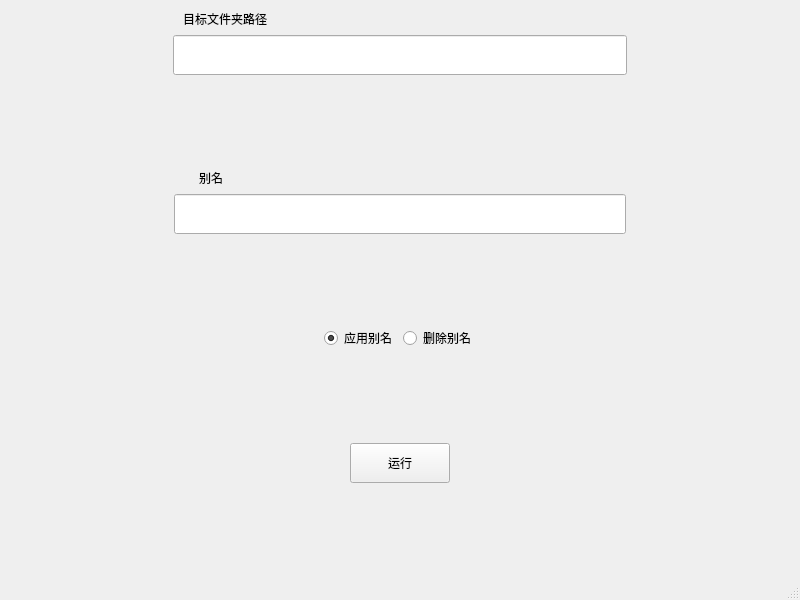
<?xml version="1.0" encoding="UTF-8"?>
<ui version="4.0">
 <class>MainWindow</class>
 <widget class="QMainWindow" name="MainWindow">
  <property name="geometry">
   <rect>
    <x>0</x>
    <y>0</y>
    <width>800</width>
    <height>600</height>
   </rect>
  </property>
  <property name="windowTitle">
   <string>MainWindow</string>
  </property>
  <widget class="QWidget" name="centralwidget">
   <layout class="QVBoxLayout" name="verticalLayout">
    <item>
     <layout class="QHBoxLayout" name="horizontalLayout_3">
      <item>
       <spacer name="horizontalSpacer_7">
        <property name="orientation">
         <enum>Qt::Horizontal</enum>
        </property>
        <property name="sizeHint" stdset="0">
         <size>
          <width>20</width>
          <height>20</height>
         </size>
        </property>
       </spacer>
      </item>
      <item>
       <widget class="QLabel" name="folder_dir_text">
        <property name="text">
         <string>目标文件夹路径</string>
        </property>
       </widget>
      </item>
      <item>
       <spacer name="horizontalSpacer_15">
        <property name="orientation">
         <enum>Qt::Horizontal</enum>
        </property>
        <property name="sizeHint" stdset="0">
         <size>
          <width>40</width>
          <height>20</height>
         </size>
        </property>
       </spacer>
      </item>
      <item>
       <spacer name="horizontalSpacer_14">
        <property name="orientation">
         <enum>Qt::Horizontal</enum>
        </property>
        <property name="sizeHint" stdset="0">
         <size>
          <width>40</width>
          <height>20</height>
         </size>
        </property>
       </spacer>
      </item>
      <item>
       <spacer name="horizontalSpacer_8">
        <property name="orientation">
         <enum>Qt::Horizontal</enum>
        </property>
        <property name="sizeHint" stdset="0">
         <size>
          <width>60</width>
          <height>20</height>
         </size>
        </property>
       </spacer>
      </item>
     </layout>
    </item>
    <item>
     <layout class="QHBoxLayout" name="horizontalLayout">
      <item>
       <spacer name="horizontalSpacer">
        <property name="orientation">
         <enum>Qt::Horizontal</enum>
        </property>
        <property name="sizeHint" stdset="0">
         <size>
          <width>40</width>
          <height>40</height>
         </size>
        </property>
       </spacer>
      </item>
      <item>
       <widget class="QLineEdit" name="folder_dir_input">
        <property name="minimumSize">
         <size>
          <width>454</width>
          <height>40</height>
         </size>
        </property>
       </widget>
      </item>
      <item>
       <spacer name="horizontalSpacer_2">
        <property name="orientation">
         <enum>Qt::Horizontal</enum>
        </property>
        <property name="sizeHint" stdset="0">
         <size>
          <width>40</width>
          <height>20</height>
         </size>
        </property>
       </spacer>
      </item>
     </layout>
    </item>
    <item>
     <spacer name="verticalSpacer_4">
      <property name="orientation">
       <enum>Qt::Vertical</enum>
      </property>
      <property name="sizeHint" stdset="0">
       <size>
        <width>20</width>
        <height>40</height>
       </size>
      </property>
     </spacer>
    </item>
    <item>
     <layout class="QHBoxLayout" name="horizontalLayout_4">
      <item>
       <spacer name="horizontalSpacer_5">
        <property name="orientation">
         <enum>Qt::Horizontal</enum>
        </property>
        <property name="sizeHint" stdset="0">
         <size>
          <width>40</width>
          <height>20</height>
         </size>
        </property>
       </spacer>
      </item>
      <item>
       <widget class="QLabel" name="nickname_text">
        <property name="text">
         <string>别名</string>
        </property>
       </widget>
      </item>
      <item>
       <spacer name="horizontalSpacer_16">
        <property name="orientation">
         <enum>Qt::Horizontal</enum>
        </property>
        <property name="sizeHint" stdset="0">
         <size>
          <width>40</width>
          <height>20</height>
         </size>
        </property>
       </spacer>
      </item>
      <item>
       <spacer name="horizontalSpacer_13">
        <property name="orientation">
         <enum>Qt::Horizontal</enum>
        </property>
        <property name="sizeHint" stdset="0">
         <size>
          <width>40</width>
          <height>20</height>
         </size>
        </property>
       </spacer>
      </item>
      <item>
       <spacer name="horizontalSpacer_6">
        <property name="orientation">
         <enum>Qt::Horizontal</enum>
        </property>
        <property name="sizeHint" stdset="0">
         <size>
          <width>40</width>
          <height>20</height>
         </size>
        </property>
       </spacer>
      </item>
     </layout>
    </item>
    <item>
     <layout class="QHBoxLayout" name="horizontalLayout_5">
      <item>
       <spacer name="horizontalSpacer_3">
        <property name="orientation">
         <enum>Qt::Horizontal</enum>
        </property>
        <property name="sizeHint" stdset="0">
         <size>
          <width>40</width>
          <height>20</height>
         </size>
        </property>
       </spacer>
      </item>
      <item>
       <widget class="QLineEdit" name="nickname_input">
        <property name="minimumSize">
         <size>
          <width>452</width>
          <height>40</height>
         </size>
        </property>
       </widget>
      </item>
      <item>
       <spacer name="horizontalSpacer_4">
        <property name="orientation">
         <enum>Qt::Horizontal</enum>
        </property>
        <property name="sizeHint" stdset="0">
         <size>
          <width>40</width>
          <height>20</height>
         </size>
        </property>
       </spacer>
      </item>
     </layout>
    </item>
    <item>
     <spacer name="verticalSpacer_3">
      <property name="orientation">
       <enum>Qt::Vertical</enum>
      </property>
      <property name="sizeHint" stdset="0">
       <size>
        <width>20</width>
        <height>40</height>
       </size>
      </property>
     </spacer>
    </item>
    <item>
     <layout class="QHBoxLayout" name="horizontalLayout_6">
      <item>
       <spacer name="horizontalSpacer_9">
        <property name="orientation">
         <enum>Qt::Horizontal</enum>
        </property>
        <property name="sizeHint" stdset="0">
         <size>
          <width>40</width>
          <height>20</height>
         </size>
        </property>
       </spacer>
      </item>
      <item>
       <layout class="QHBoxLayout" name="horizontalLayout_2">
        <item>
         <widget class="QRadioButton" name="replace_name_button">
          <property name="text">
           <string>应用别名</string>
          </property>
          <property name="checked">
           <bool>true</bool>
          </property>
          <property name="autoRepeat">
           <bool>true</bool>
          </property>
         </widget>
        </item>
        <item>
         <widget class="QRadioButton" name="delete_name_button">
          <property name="text">
           <string>删除别名</string>
          </property>
          <property name="autoRepeat">
           <bool>true</bool>
          </property>
         </widget>
        </item>
       </layout>
      </item>
      <item>
       <spacer name="horizontalSpacer_10">
        <property name="orientation">
         <enum>Qt::Horizontal</enum>
        </property>
        <property name="sizeHint" stdset="0">
         <size>
          <width>40</width>
          <height>20</height>
         </size>
        </property>
       </spacer>
      </item>
     </layout>
    </item>
    <item>
     <spacer name="verticalSpacer_5">
      <property name="orientation">
       <enum>Qt::Vertical</enum>
      </property>
      <property name="sizeHint" stdset="0">
       <size>
        <width>20</width>
        <height>40</height>
       </size>
      </property>
     </spacer>
    </item>
    <item>
     <layout class="QHBoxLayout" name="horizontalLayout_7">
      <item>
       <spacer name="horizontalSpacer_11">
        <property name="orientation">
         <enum>Qt::Horizontal</enum>
        </property>
        <property name="sizeHint" stdset="0">
         <size>
          <width>40</width>
          <height>40</height>
         </size>
        </property>
       </spacer>
      </item>
      <item>
       <widget class="QPushButton" name="run_button">
        <property name="minimumSize">
         <size>
          <width>100</width>
          <height>40</height>
         </size>
        </property>
        <property name="text">
         <string>运行</string>
        </property>
       </widget>
      </item>
      <item>
       <spacer name="horizontalSpacer_12">
        <property name="orientation">
         <enum>Qt::Horizontal</enum>
        </property>
        <property name="sizeHint" stdset="0">
         <size>
          <width>40</width>
          <height>20</height>
         </size>
        </property>
       </spacer>
      </item>
     </layout>
    </item>
    <item>
     <spacer name="verticalSpacer">
      <property name="orientation">
       <enum>Qt::Vertical</enum>
      </property>
      <property name="sizeHint" stdset="0">
       <size>
        <width>20</width>
        <height>40</height>
       </size>
      </property>
     </spacer>
    </item>
   </layout>
  </widget>
  <widget class="QMenuBar" name="menubar">
   <property name="geometry">
    <rect>
     <x>0</x>
     <y>0</y>
     <width>800</width>
     <height>26</height>
    </rect>
   </property>
  </widget>
  <widget class="QStatusBar" name="statusbar"/>
 </widget>
 <resources/>
 <connections>
  <connection>
   <sender>replace_name_button</sender>
   <signal>pressed()</signal>
   <receiver>delete_name_button</receiver>
   <slot>toggle()</slot>
   <hints>
    <hint type="sourcelabel">
     <x>360</x>
     <y>350</y>
    </hint>
    <hint type="destinationlabel">
     <x>456</x>
     <y>354</y>
    </hint>
   </hints>
  </connection>
 </connections>
</ui>
